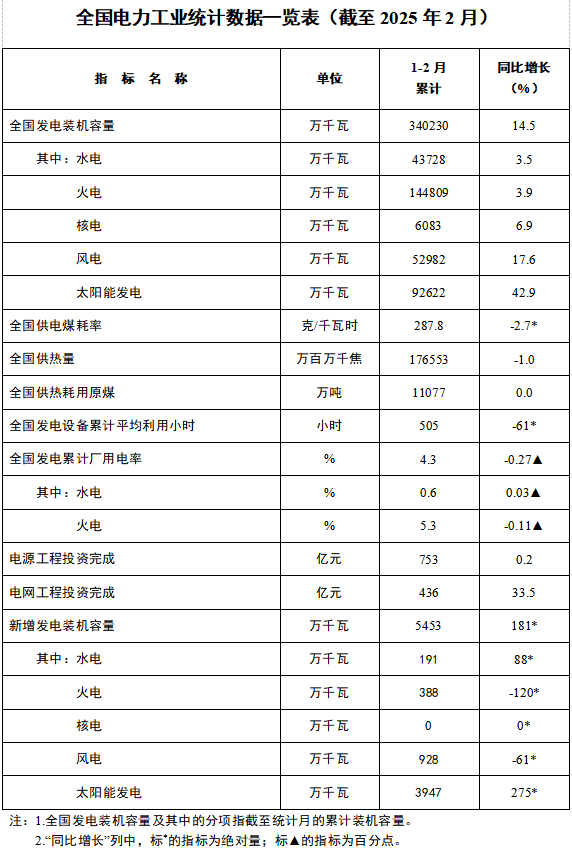
#> input picture discovery_archive/results/nea/img/2025-03-20.png, 572 x 850 px
$ python -i NEA_HUNT8.py   (imports and definitions only)
#> lines starting #> are read from the running program, lines starting #| are printed output that depends on the picture; after the words box and inside, x2 and y2 are one past the last pixel; in counts of white or black regions, pixels touching at a corner belong together
"""
NEA hunt 8 (manual workflow nea_hunt8.yml): save the capacity-table images of the image-era releases (2025-03 ... 2026-08) into
discovery_archive/results/nea/img/ so they can be read by eye, print the HTML table of one 2025 release, and compare tesseract variants.
"""
import re, json, signal, time, subprocess, os
from urllib.parse import urljoin
import requests

H = {"User-Agent": "Mozilla/5.0 (Windows NT 10.0; Win64; x64) AppleWebKit/537.36 (KHTML, like Gecko) Chrome/124.0 Safari/537.36",
     "Accept-Language": "zh-CN,zh;q=0.9,en;q=0.8"}
# [1 line that did not run here, left out]
class Hard(Exception): pass
def _alarm(*_): raise Hard("hard limit")
# [1 line not run here, left out]
# [16 lines left out: functions get, text, not called in this run]

# [3 lines not run here, left out]
saved = []
# [15 lines not run here, left out]
import cv2, numpy as np
def prep(fn, out):
#> called with fn = '../results/nea/img/2025-03-20.png', out = 'out.png'
    g = cv2.imread(fn, cv2.IMREAD_GRAYSCALE)
#> g: shape (850, 572); min 0, max 255, mean 238.4
    g = cv2.resize(g, None, fx=2.5, fy=2.5, interpolation=cv2.INTER_CUBIC)
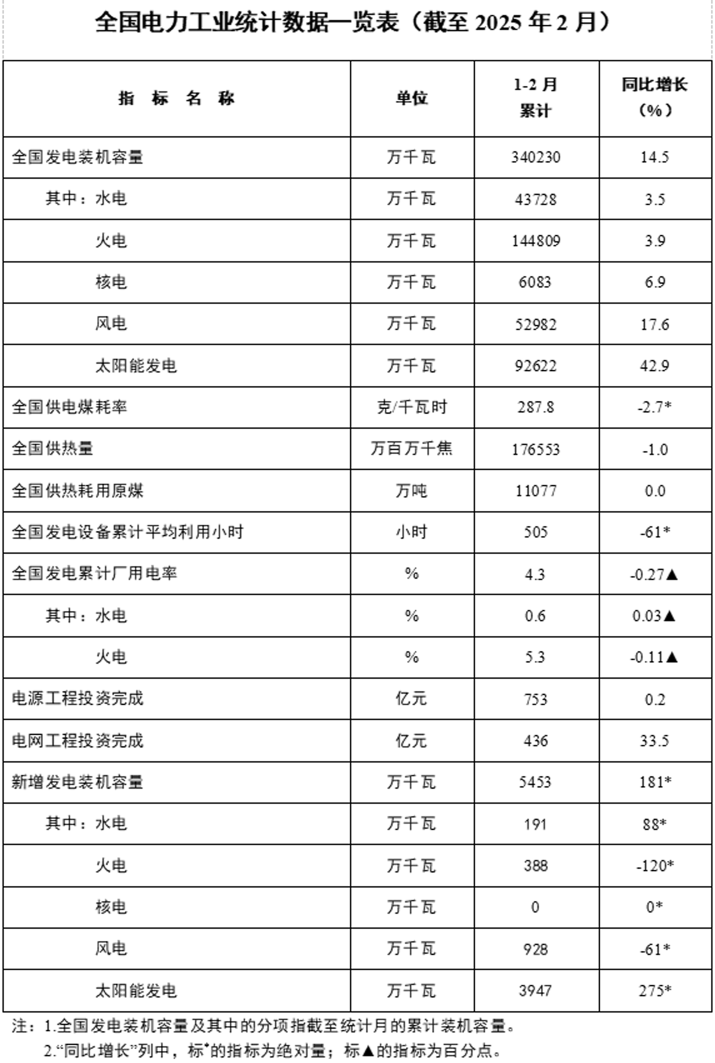
#> g: shape (2125, 1430) (shown at 1/2 size); min 0, max 255, mean 237
    b = cv2.threshold(g, 0, 255, cv2.THRESH_BINARY_INV + cv2.THRESH_OTSU)[1]
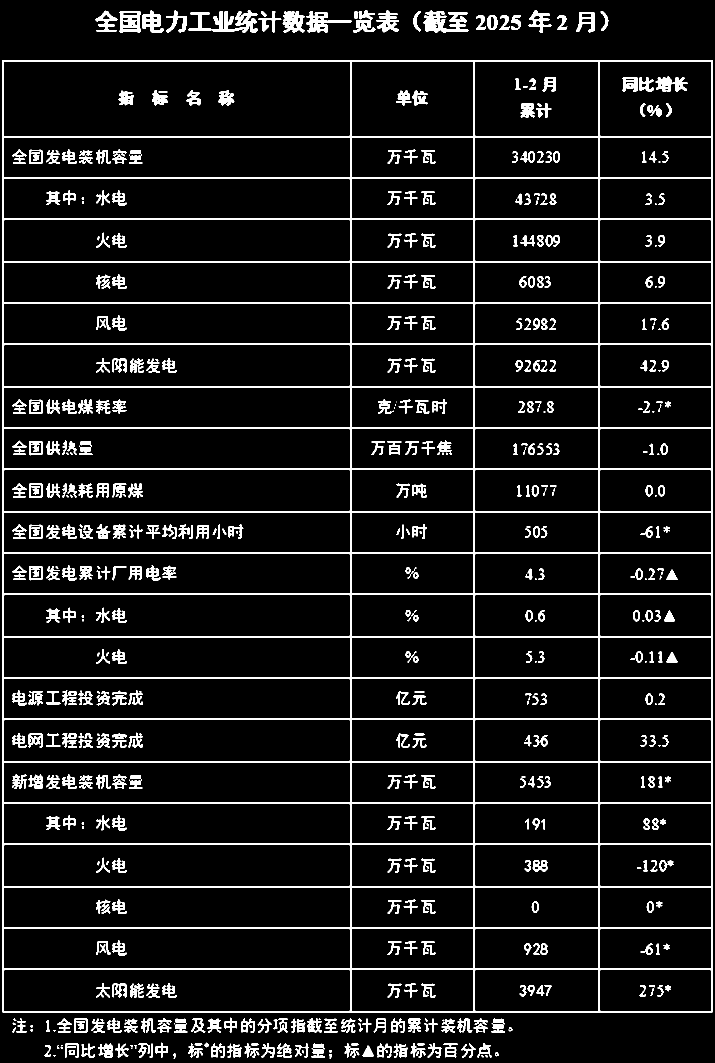
#> b: shape (2125, 1430) (shown at 1/2 size); 8.1% white; 681 white regions (112 under 20 px), largest, box (x1, y1, x2, y2) and area: (5, 120, 1425, 2025) 125757, (847, 21, 937, 65) 2124, (424, 20, 516, 65) 2094
    h = cv2.morphologyEx(b, cv2.MORPH_OPEN, cv2.getStructuringElement(cv2.MORPH_RECT, (60, 1)))
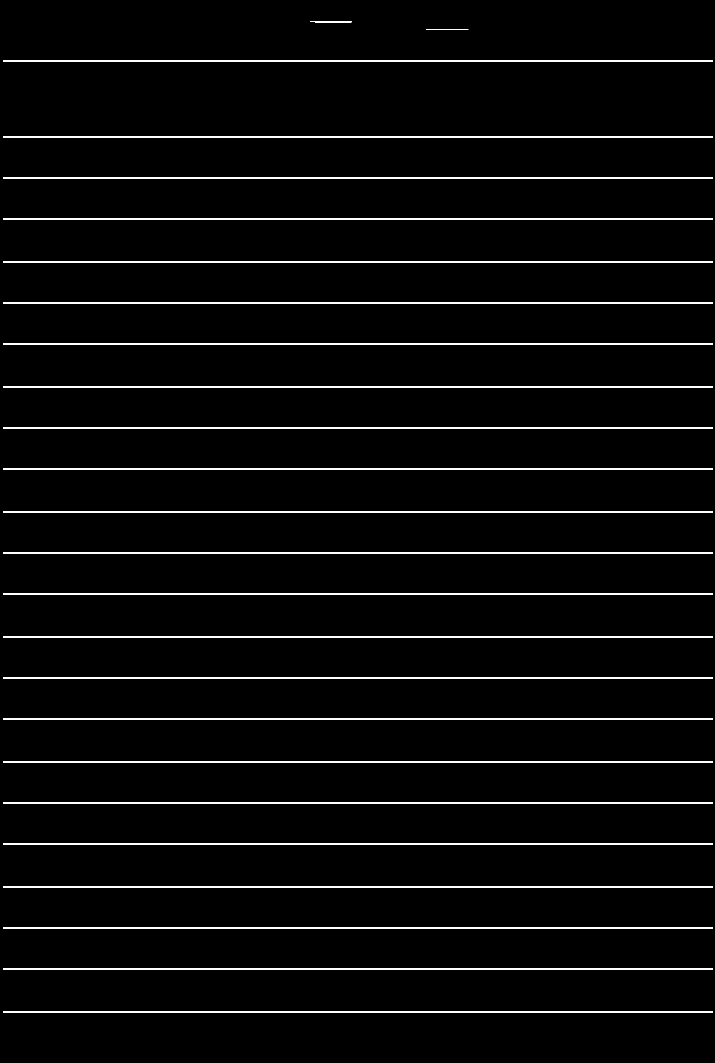
#> h: shape (2125, 1430) (shown at 1/2 size); 3.2% white; 25 white regions, largest, box (x1, y1, x2, y2) and area: (6, 120, 1426, 123) 4260, (6, 272, 1426, 275) 4260, (6, 355, 1426, 358) 4260
    v = cv2.morphologyEx(b, cv2.MORPH_OPEN, cv2.getStructuringElement(cv2.MORPH_RECT, (1, 60)))
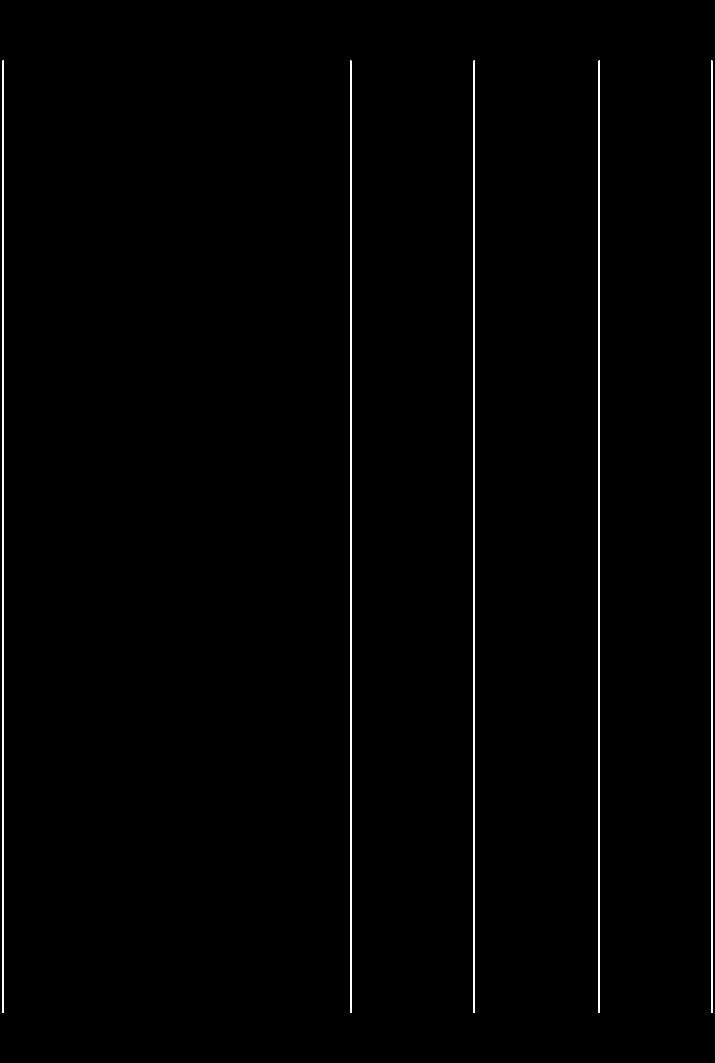
#> v: shape (2125, 1430) (shown at 1/2 size); 0.94% white; 5 white regions, box (x1, y1, x2, y2) and area: (5, 121, 8, 2026) 5715, (700, 121, 703, 2026) 5715, (947, 121, 950, 2026) 5715, (1197, 121, 1200, 2026) 5715, (1422, 121, 1425, 2026) 5715
    b = cv2.subtract(b, cv2.add(h, v))
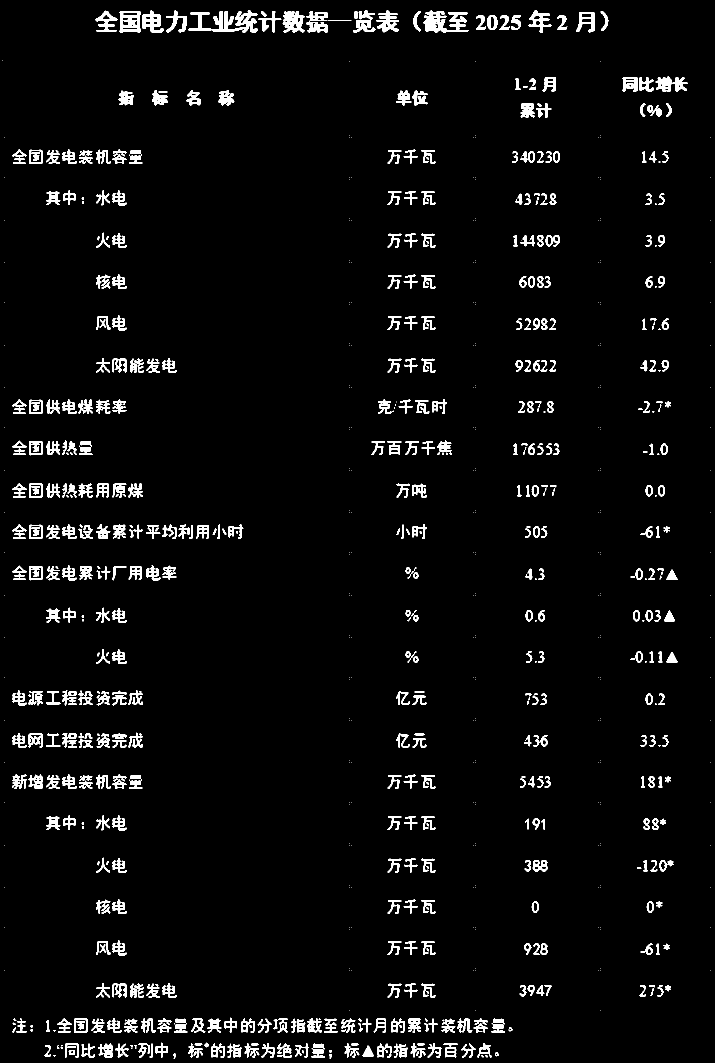
#> b: shape (2125, 1430) (shown at 1/2 size); 4% white; 921 white regions (350 under 20 px), largest, box (x1, y1, x2, y2) and area: (424, 20, 516, 65) 2094, (565, 22, 610, 65) 1249, (847, 21, 894, 65) 1224
    cv2.imwrite(out, 255 - b)
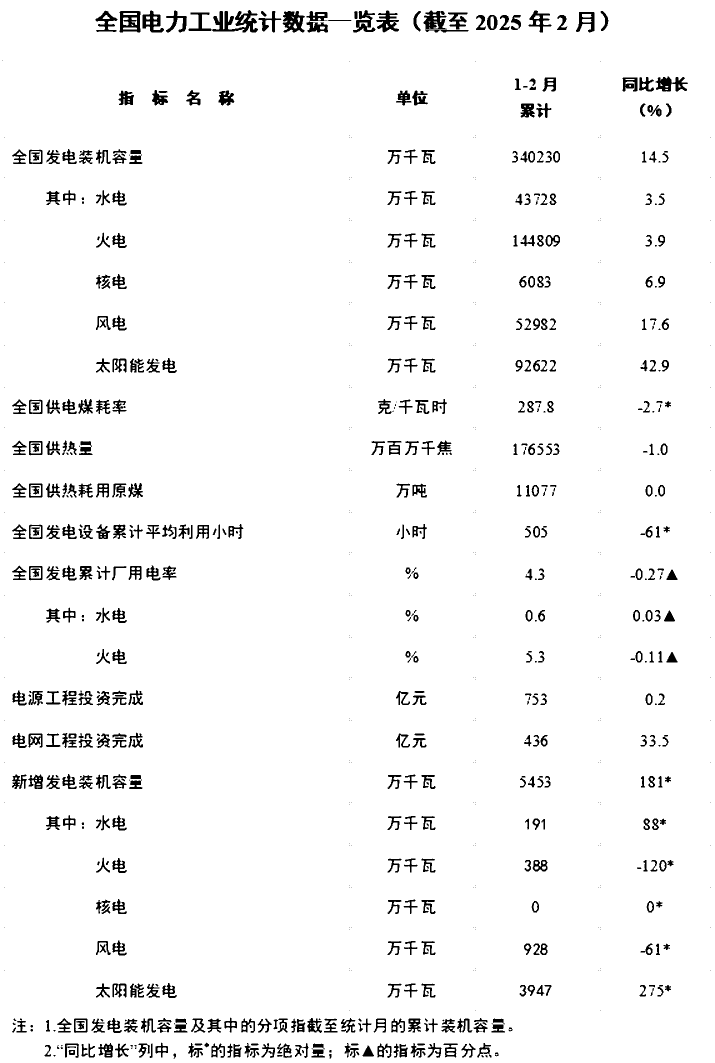
#> saved as out.png: shape (2125, 1430) (shown at 1/2 size); 96% white; 921 black regions (350 under 20 px), largest, box (x1, y1, x2, y2) and area: (424, 20, 516, 65) 2094, (565, 22, 610, 65) 1249, (847, 21, 894, 65) 1224
# [8 lines not run here, left out]

>>> result = prep('../results/nea/img/2025-03-20.png', 'out.png')

$ run again, on discovery_archive/results/nea/img/2026-01-29.png
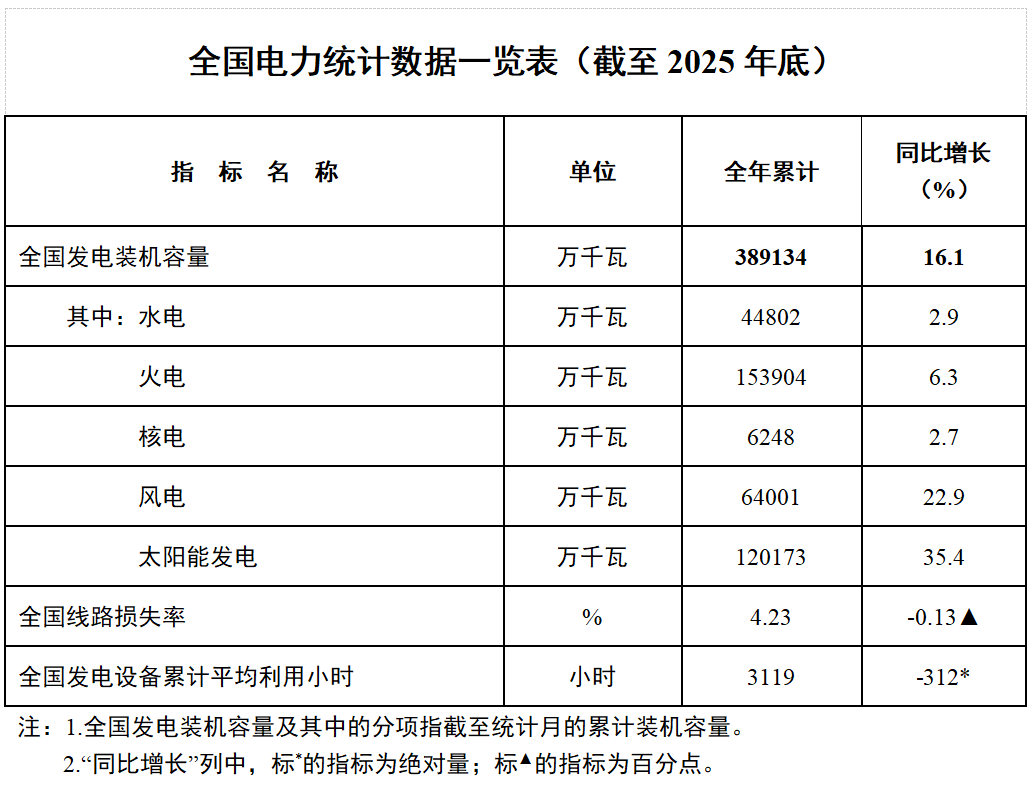
#> input picture discovery_archive/results/nea/img/2026-01-29.png, 1035 x 786 px
#> in prep, `b = cv2.threshold(g, 0, 255, cv2.THRESH_BINARY_INV + cv2.THRESH_OTSU)[1]`:
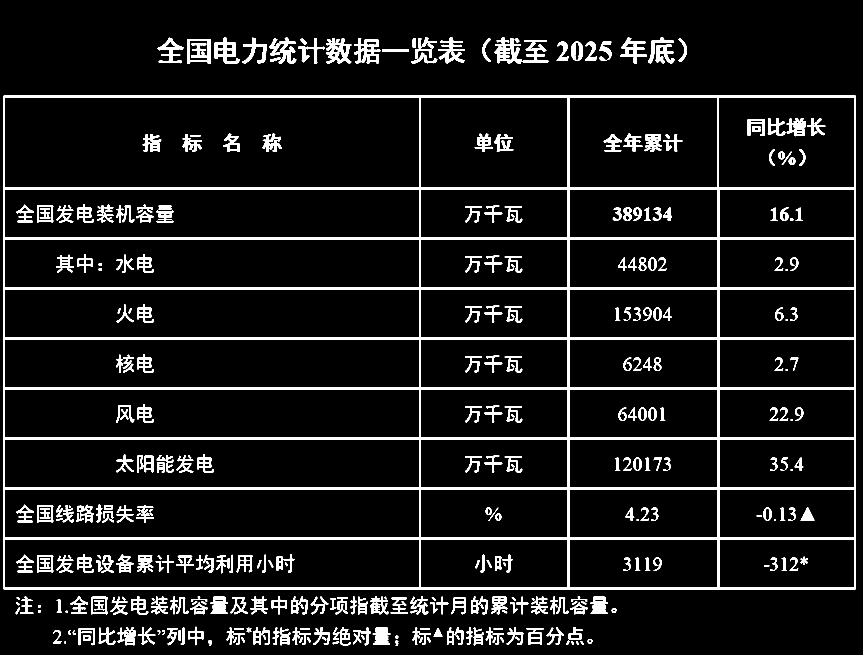
#> b: shape (1965, 2588) (shown at 1/3 size); 7.7% white; 436 white regions, largest, box (x1, y1, x2, y2) and area: (10, 287, 2568, 1768) 193878, (1483, 113, 1565, 191) 3223, (1062, 115, 1141, 191) 3027
#> h: shape (1965, 2588); 3.2% white; 33 white regions, largest, box (x1, y1, x2, y2) and area: (11, 562, 2569, 568) 15348, (11, 712, 2569, 718) 15348, (11, 862, 2569, 868) 15348
#> v: shape (1965, 2588); 0.91% white; 15 white regions, largest, box (x1, y1, x2, y2) and area: (1257, 288, 1263, 1769) 8886, (1702, 288, 1708, 1769) 8886, (2562, 288, 2568, 1769) 8884
#> in prep, `cv2.imwrite(out, 255 - b)`:
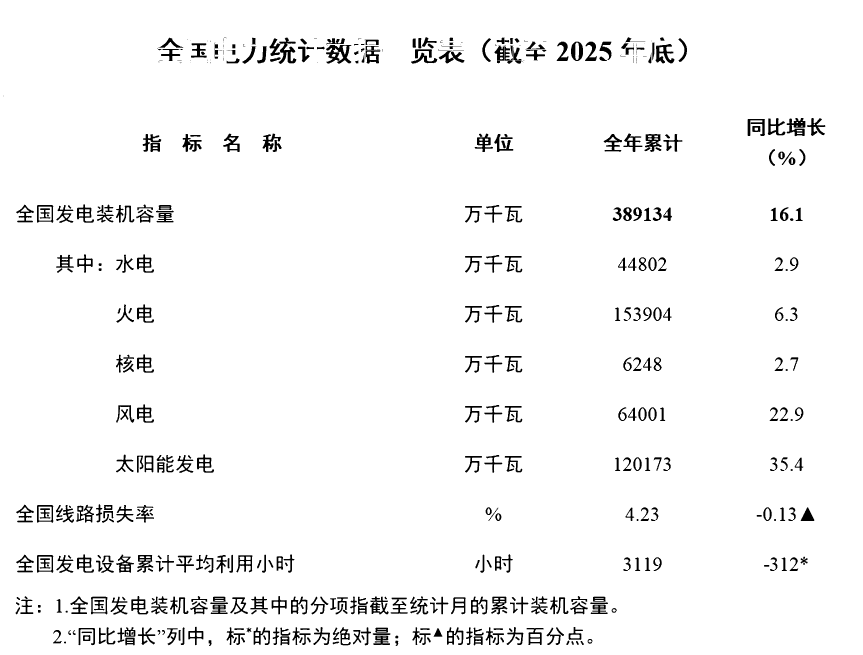
#> saved as out.png: shape (1965, 2588) (shown at 1/3 size); 96.3% white; 536 black regions (66 under 20 px), largest, box (x1, y1, x2, y2) and area: (978, 135, 1054, 191) 2292, (836, 113, 889, 192) 1761, (2360, 354, 2416, 409) 1734

$ run again, on discovery_archive/results/nea/img/2026-03-25.png
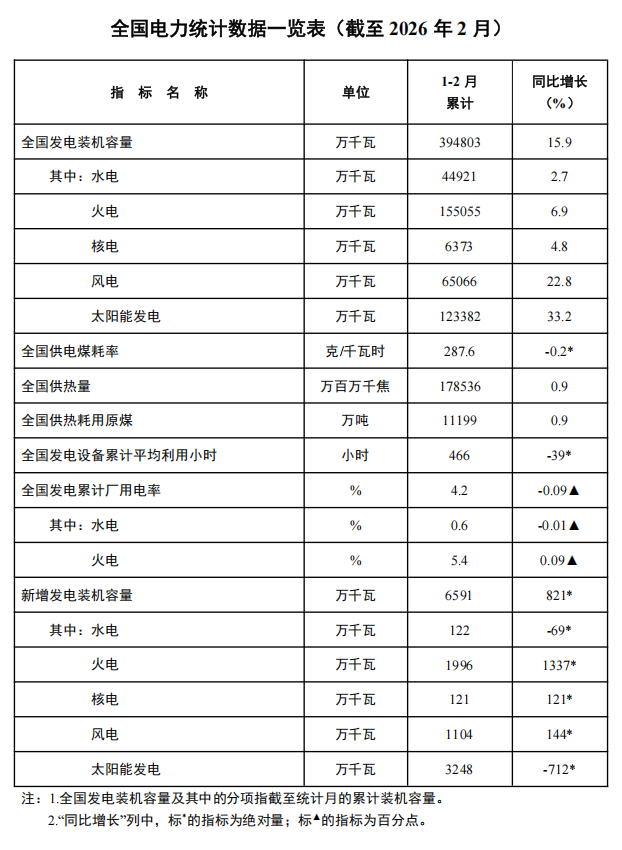
#> input picture discovery_archive/results/nea/img/2026-03-25.png, 622 x 850 px
#> in prep, `b = cv2.threshold(g, 0, 255, cv2.THRESH_BINARY_INV + cv2.THRESH_OTSU)[1]`:
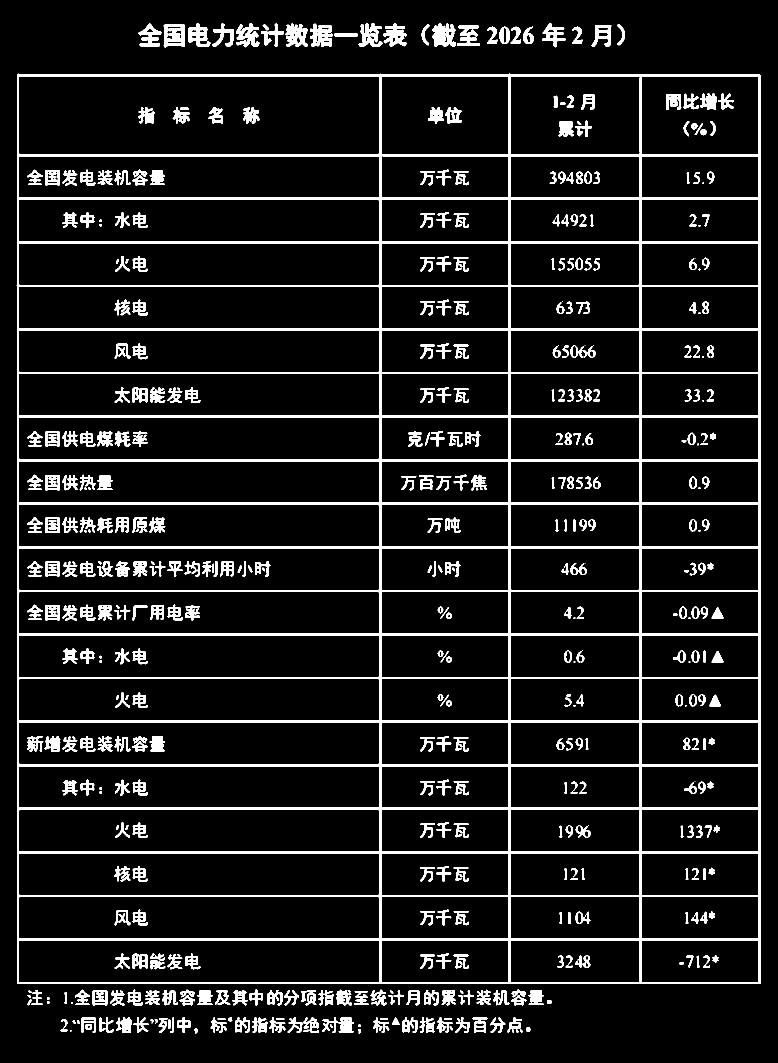
#> b: shape (2125, 1555) (shown at 1/2 size); 9.5% white; 517 white regions (30 under 20 px), largest, box (x1, y1, x2, y2) and area: (33, 147, 1521, 1968) 176189, (864, 47, 912, 94) 1538, (327, 49, 370, 95) 1457
#> h: shape (2125, 1555); 4.2% white; 21 white regions, largest, box (x1, y1, x2, y2) and area: (35, 395, 1522, 400) 7435, (35, 482, 1522, 487) 7435, (35, 918, 1522, 923) 7435
#> v: shape (2125, 1555); 1.2% white; 5 white regions, box (x1, y1, x2, y2) and area: (758, 148, 763, 1969) 9101, (1017, 148, 1021, 1969) 7282, (34, 148, 38, 1969) 7281, (1517, 149, 1521, 1969) 7278, (1279, 149, 1283, 1969) 7272
#> in prep, `cv2.imwrite(out, 255 - b)`:
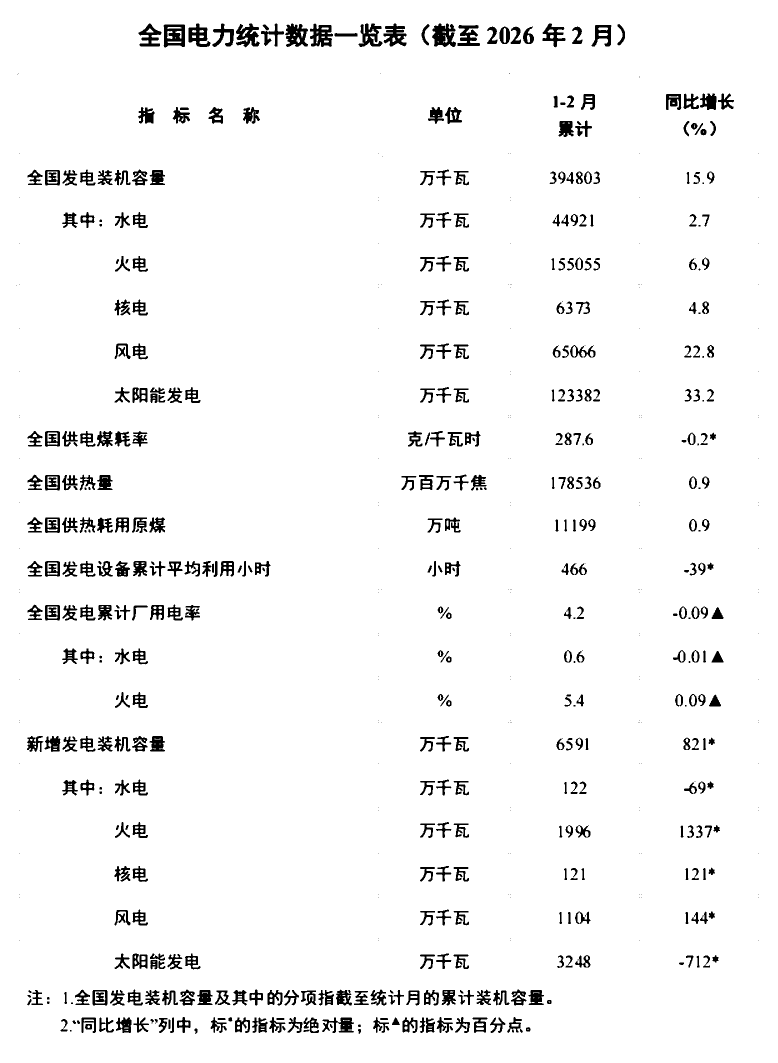
#> saved as out.png: shape (2125, 1555) (shown at 1/2 size); 95.8% white; 684 black regions (198 under 20 px), largest, box (x1, y1, x2, y2) and area: (864, 47, 912, 94) 1538, (327, 49, 370, 95) 1457, (570, 47, 616, 94) 1383
